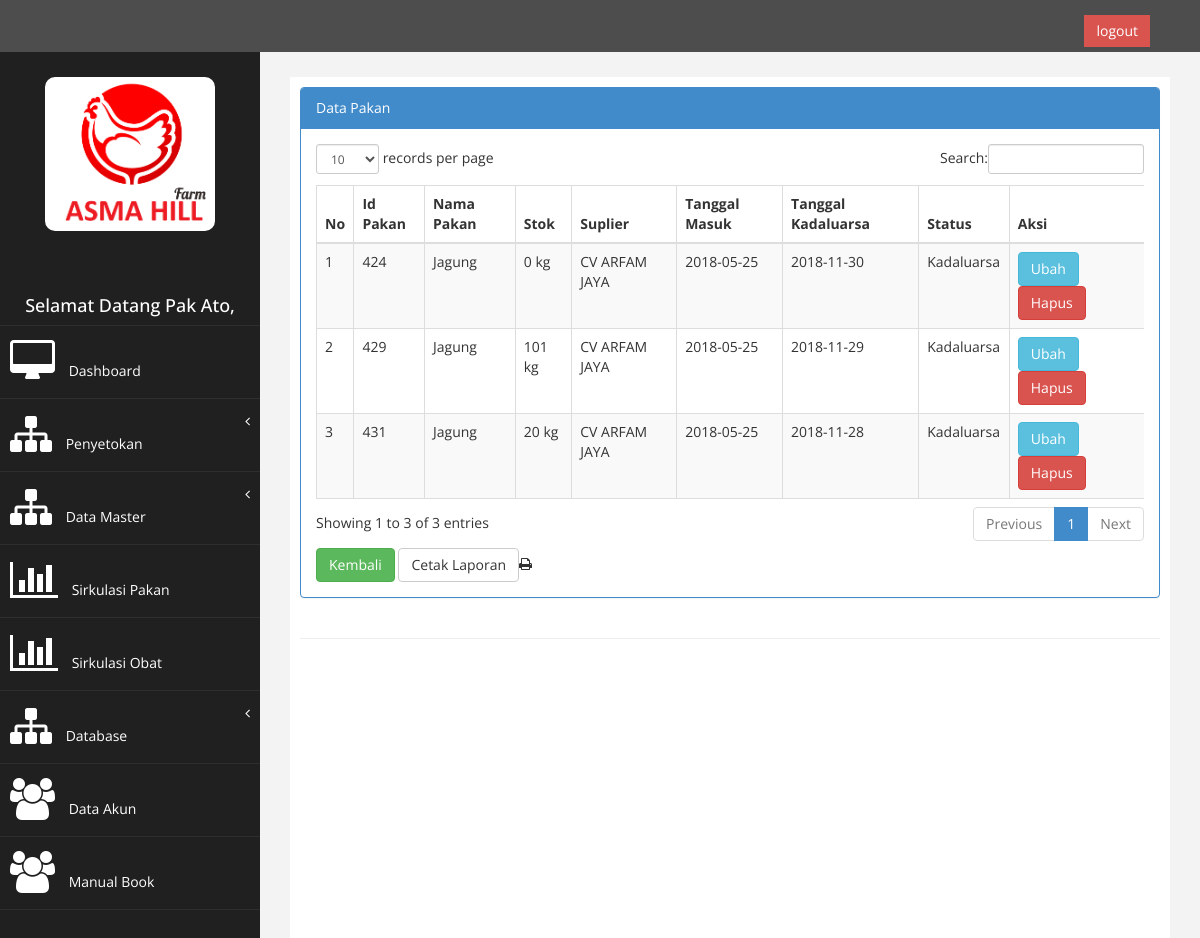
The page /index.php?page=view_pakan&aksi=data_pakan&id=1 (signed in) on the database as committed earlier.
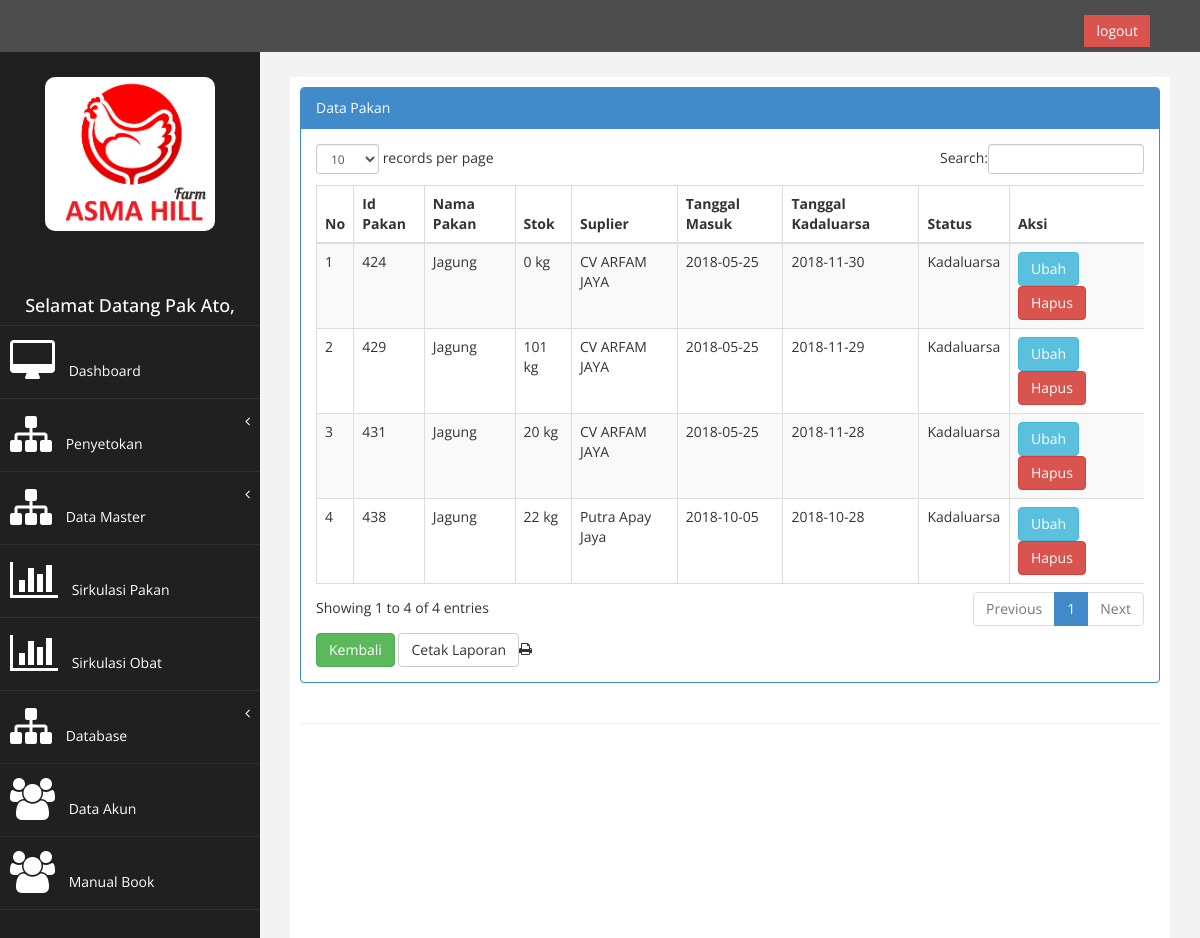
The same page on the database as committed later.
### tables this page shows
CREATE TABLE `tb_pakan` (
  `id_pakan` int(9) NOT NULL AUTO_INCREMENT,
  `nama_pakan` varchar(250) NOT NULL,
  `stok` int(11) NOT NULL,
  `id_suplier` int(5) NOT NULL,
  `id_kategori` int(11) NOT NULL,
  `tgl_masuk` date NOT NULL,
  `tgl_kadaluarsa` date NOT NULL,
  PRIMARY KEY (`id_pakan`),
  KEY `id_suplier` (`id_suplier`),
  CONSTRAINT `tb_pakan_ibfk_1` FOREIGN KEY (`id_suplier`) REFERENCES `tb_suplier` (`id_suplier`) ON DELETE CASCADE ON UPDATE CASCADE
);

CREATE TABLE `tb_suplier` (
  `id_suplier` int(5) NOT NULL AUTO_INCREMENT,
  `nama_suplier` varchar(250) NOT NULL,
  `alamat_suplier` varchar(250) NOT NULL,
  `tlp_suplier` varchar(12) NOT NULL,
  PRIMARY KEY (`id_suplier`)
);

### page/data_pakan/data_pakan.php (the view, shortened to what this page needs)
<div class="row">
                <div class="col-md-12">
                    <div class="panel panel-primary">
                        <div class="panel-heading">
                             Data Pakan
                        </div>
                        <div class="panel-body">
                            <div class="table-responsive">
                                <table class="table table-striped table-bordered table-hover" id="dataTables-example">
                                    <thead>
                                        <tr>
                                            <th>No</th>
                                            <th>Id Pakan</th>
                                            <th>Nama Pakan</th>
                                            <th>Stok</th>
                                            <th>Suplier</th>
                                            <th>Tanggal Masuk</th>
                                            <th>Tanggal Kadaluarsa</th>
                                            <th>Status</th>
                                            <th>Aksi</th>
                                        </tr>
                                    </thead>
                                    <tbody>
                                    <?php error_reporting(E_ALL ^ E_NOTICE);
                                    $no = 1;
                                    $sql = $koneksi->query("select tb_pakan.id_pakan,tb_pakan.nama_pakan, tb_pakan.stok, tb_pakan.id_suplier, tb_pakan.tgl_masuk, tb_pakan.tgl_kadaluarsa, tb_suplier.nama_suplier,IF(DATEDIFF(NOW(),tgl_kadaluarsa)>0,'Kadaluarsa','Belum Kadaluarsa') AS kadaluarsa from tb_pakan INNER JOIN tb_suplier ON tb_pakan.id_suplier=tb_suplier.id_suplier WHERE id_kategori=$_GET[id]");
                                    while ($data= $sql->fetch_assoc()){
                                    ?>
                                    <tr>
                                    <td><?php echo $no++; ?></td>
                                     <td><?php echo $data['id_pakan']; ?></td>
                                    <td><?php echo $data['nama_pakan']; ?></td>
                                    <td><?php echo $data['stok']; ?> kg</td>
                                    <td><?php echo $data['nama_suplier']; ?></td>
                                    <td><?php echo $data['tgl_masuk']; ?></td>
                                    <td><?php echo $data['tgl_kadaluarsa']; ?></td>
                                    <td><?php echo $data['kadaluarsa']; ?></td>
                                    <td>
                                    <a href="?page=view_pakan&aksi=ubah&id=<?php echo $data['id_pakan'];?>"  class="btn btn-info">Ubah</a>
                                    <a onclick="return confirm('Anda Yakin Akan Menghapus Data Ini?')" href="?page=view_pakan&aksi=hapus&id=<?php echo $data['id_pakan']; ?>&kategori=<?php echo $_GET[id]; ?>" class="btn btn-danger">Hapus</a>
                                    </td>
                                    </tr>
                                    <?php } ?>
                                    </tbody>
                                    </table>
                                    </div>
<form method="POST" action="./laporan/laporan_pakan.php">
    <a href="?page=view_pakan" class="btn btn-success" style="margin-bottom: : 8px";><i class="fa fa-back"></i>Kembali</a>
  <input type="submit" name="submit" value="Cetak Laporan" target="blank" class="btn btn-default" style="margin-bottom: : 8px"><li class=" fa fa-print"></li>
</form>
                                       </div>
                                        </div>
                                         </div>
                                          </div>

Rows that differ between the two databases and show on the page:
added tb_pakan: id_pakan "438", nama_pakan "Jagung", stok "22", id_suplier.nama_suplier "Putra Apay Jaya", tgl_masuk "2018-10-05", tgl_kadaluarsa "2018-10-28", kadaluarsa "Kadaluarsa"
Other text that changed with them:
text written by a page script: "records per page Search: Showing 1 to 3 of 3 entries Previous 1 Next" → "records per page Search: Showing 1 to 4 of 4 entries Previous 1 Next"
